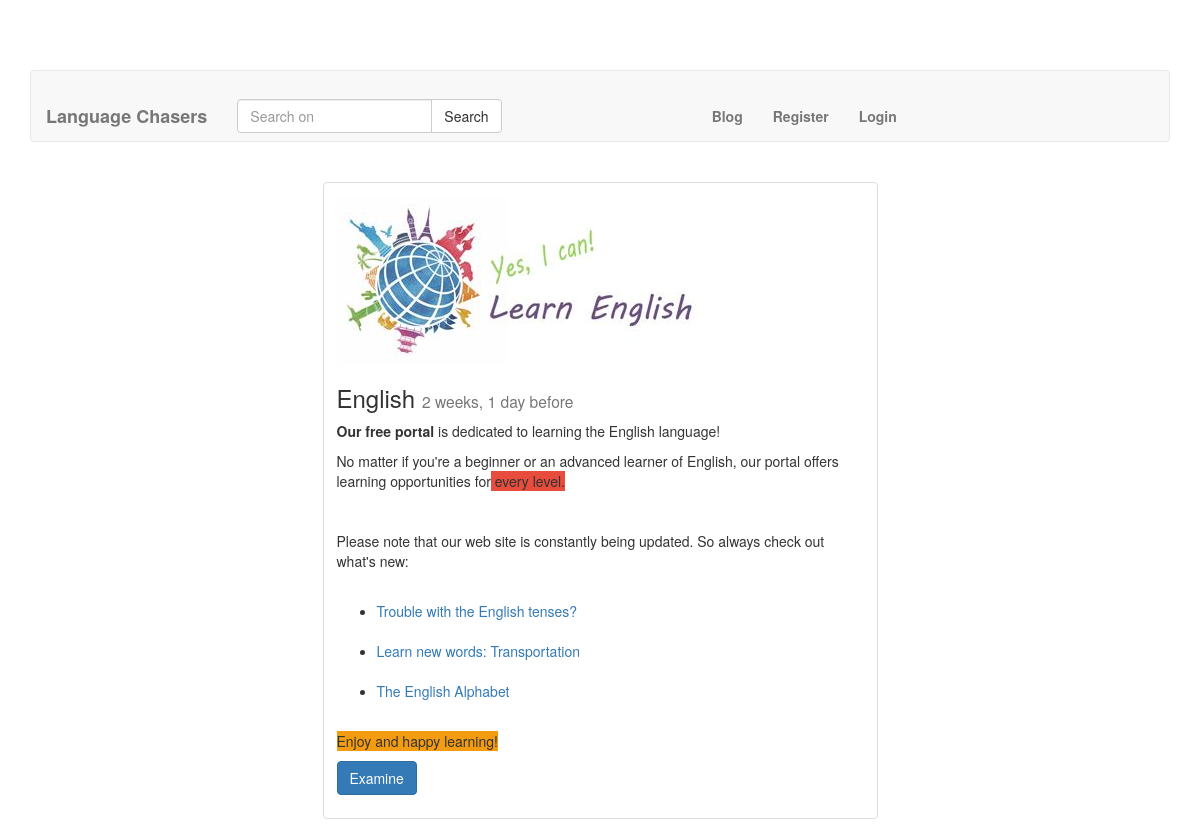
Screenshot of /post/7/ with the database file from the repository.
### post/models.py (models this page shows, shortened)
class Post(models.Model):
    title = models.CharField(max_length=120, verbose_name="Title")
    content = RichTextField(verbose_name="Content")
    publishing_date = models.DateTimeField(verbose_name="Published Date", auto_now_add=True)#auto_now_add de�i�tiremezsin  sadece o zaman ki yay�mlanmay� tarihini g�sterir.
    image= models.ImageField(null=True, blank=True)
    def get_absolute_url(self):
       return reverse('post:detail', kwargs={'id': self.id})
    class Meta:
        ordering=['-publishing_date', 'id' ]

### post/views.py (the view)
# urls.py: url(r'^(?P<id>\d+)/$', post_detail, name='detail'),
def post_detail(request,id):
    post= get_object_or_404(Post,id=id)
    context={
        'post': post,
        }
    return render(request,'post/detail.html',context)

### templates/post/detail.html (shortened to what this page needs)
{% extends 'base.html' %}
{% block body %}
<div class="container">
<div class="row">
  <div class="col-md-6 col-md-offset-3">
    <div class="thumbnail">
      <div class="caption">
       {% if post.image %}
         <img src="{{ post.image.url }}" class="img-responsive">
       {% endif %}
        <h3>{{ post.title }} <small>{{ post.publishing_date| timesince}} before</small></h3>
        <p>{{ post.content|safe|linebreaks }}</p>
        <p><a href="{{ post.get_absolute_url }}" class="btn btn-primary" role="button">Examine</a>
        </p>
      </div>
    </div>
  </div>
</div>
</div>
{% endblock %}

### static/css/style.css (style rules this page uses)
body { padding-top: 70px; }

### rows the page displays
Post: image (picture), title "English", publishing_date "2 weeks, 1 day", content "Our free portal is dedicated to learning the English language! No matter if you're a beginner or an advanced learner of English, our portal offers learning opportunities for every level. Please note that our web site is constantly being updated. So always check out what's new: Trouble with the English tenses? Learn new words: Transportation The English Alphabet Enjoy and happy learning!"
